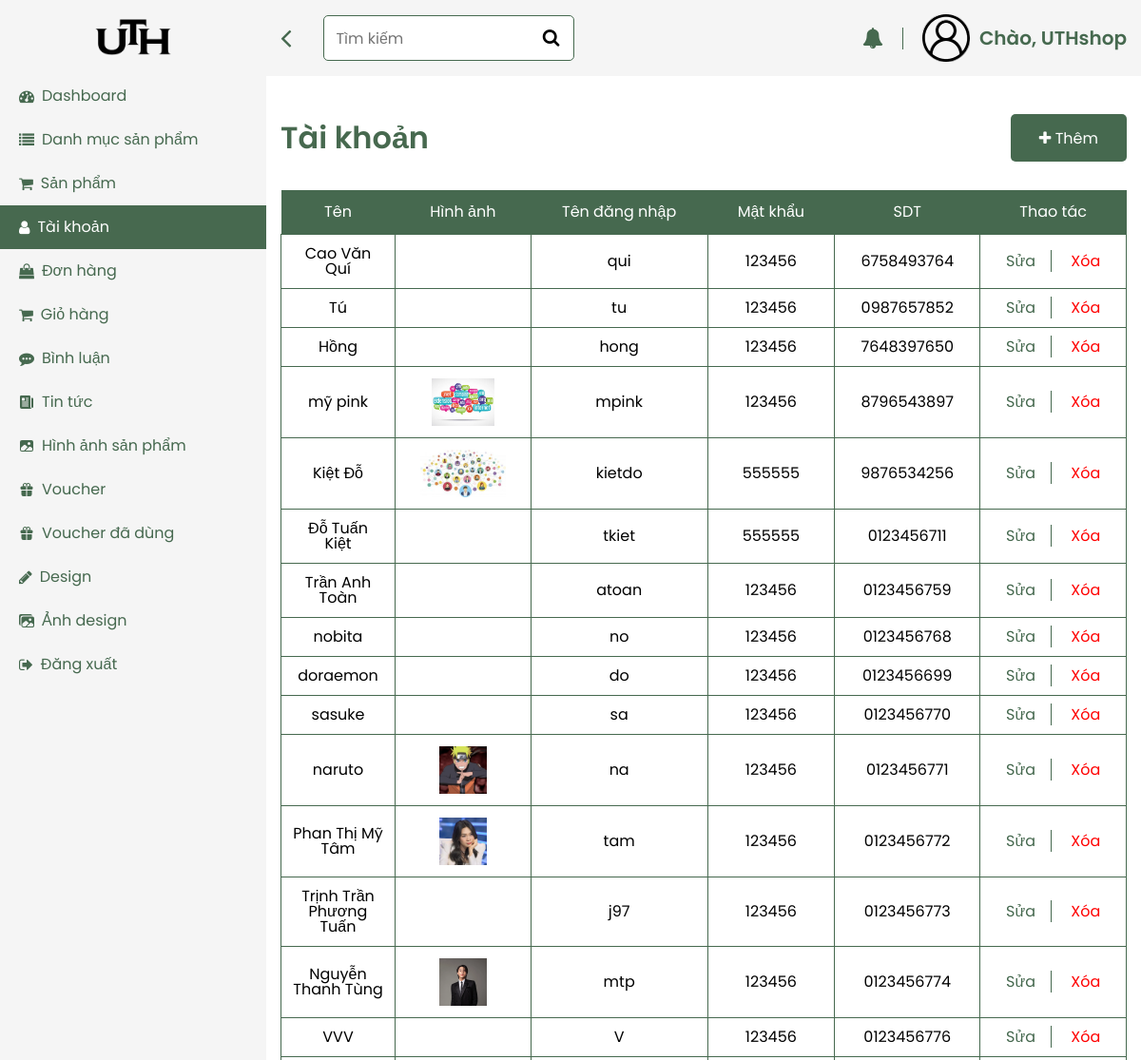
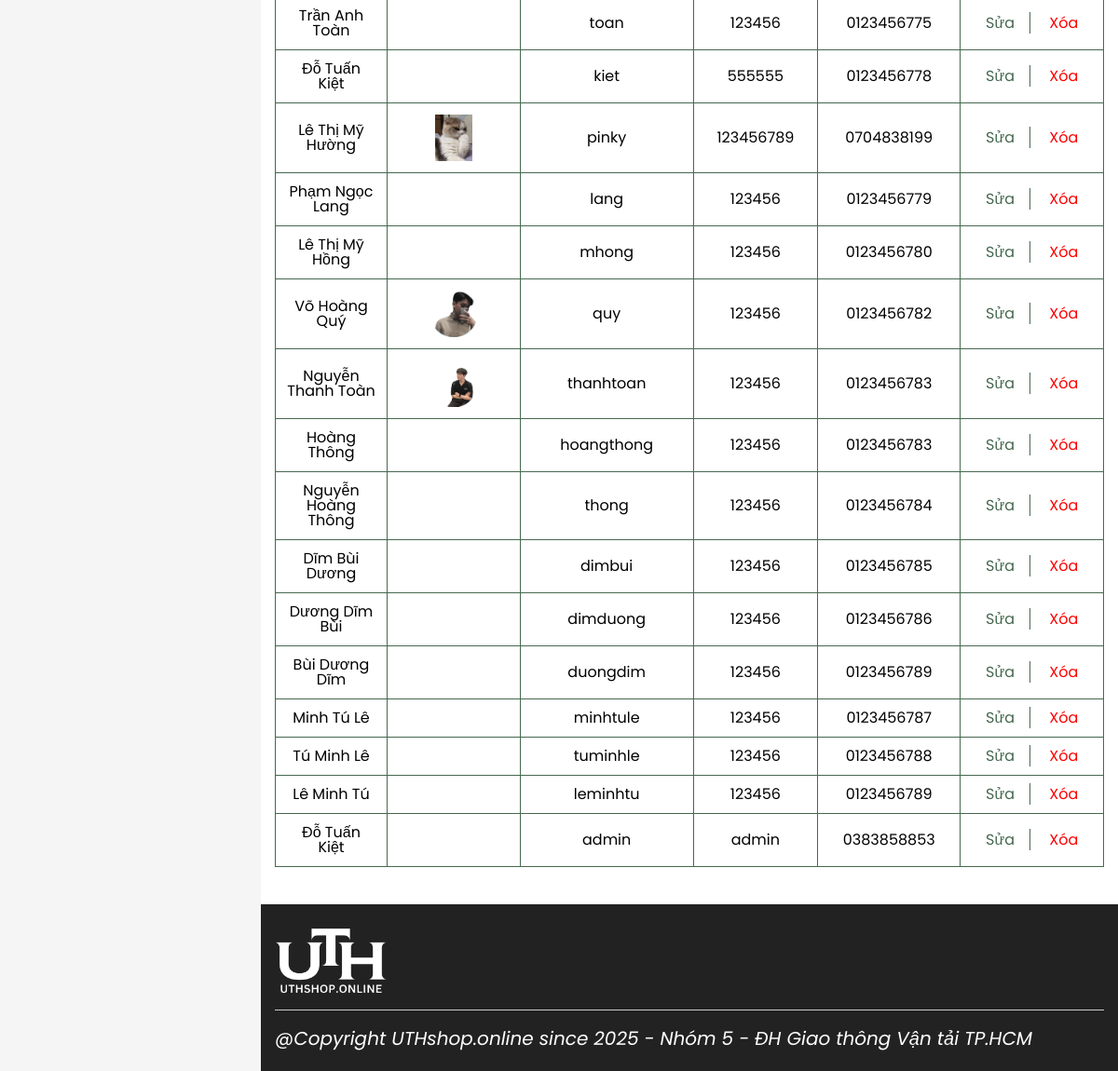
The app's page /view/admin/index.php?pg=user (signed in) with its own data (2 pictures, top to bottom).
### tables this page shows
CREATE TABLE `users` (
  `id` int(6) NOT NULL,
  `user` varchar(50) NOT NULL,
  `pass` varchar(20) NOT NULL,
  `name` text DEFAULT NULL,
  `email` varchar(50) NOT NULL,
  `sdt` text DEFAULT NULL,
  `gioitinh` tinyint(1) NOT NULL DEFAULT 0,
  `ngaysinh` date DEFAULT NULL,
  `diachi` text DEFAULT NULL,
  `role` tinyint(1) NOT NULL DEFAULT 0,
  `img` varchar(100) DEFAULT NULL,
  `kichhoat` tinyint(1) NOT NULL DEFAULT 0
);

### model/connectdb.php (called while the page is built, shortened)
<?php
function pdo_get_connection(){
   $dburl = "mysql:host=localhost;dbname=zstyle;charset=utf8";
   $username = 'root';
   $password = '';
   $conn = new PDO($dburl, $username, $password);
   $conn->setAttribute(PDO::ATTR_ERRMODE, PDO::ERRMODE_EXCEPTION);
   return $conn;
}
function pdo_query($sql){
   $sql_args = array_slice(func_get_args(), 1);
   try{
       $conn = pdo_get_connection();
       $stmt = $conn->prepare($sql);
       $stmt->execute($sql_args);
       $rows = $stmt->fetchAll();
       return $rows;
   }
   catch(PDOException $e){
       throw $e;
   }
   finally{
       unset($conn);
   }
}
?>

### model/user.php (called while the page is built, shortened)
<?php
function getusertable($limit=100000, $show_deleted=true){
   if($show_deleted){
       $sql="SELECT * FROM users ORDER BY id DESC limit ".$limit;
   }else{
       $sql="SELECT * FROM users WHERE kichhoat=1 ORDER BY id DESC limit ".$limit;
   }
   return pdo_query($sql);
}
?>

### view/admin/user.php (the view, shortened to what this page needs)
<?php
    $html_user='';
    foreach ($usertable as $item) {
        extract($item);
        if(check_img_admin($img)==''){
            $img=check_img_admin('user.webp');
        }else{
            $img=check_img_admin($img);
        }
        $html_user.='<tr>
        <td>'.$name.'</td>
        <td >'.$img.'</td>
        <td>'.$user.'</td>
        <td>'.$pass.'</td>
        <td>'.$sdt.'</td>
        <td>
            <a href="index.php?pg=updateuser&id='.$id.'" class="edit">Sửa</a>
            <a href="index.php?pg=deluser&id='.$id.'" class="del">Xóa</a>
        </td>
        </tr>';
    }
?>
<div class="main">
        <div class="header-main">
          <div class="header-left">
            <div class="header-bar">
              <i class="fa fa-angle-left icon-bar" aria-hidden="true"></i>
            </div>
            <form action="index.php?pg=user" method="post" class="header-form">
              <div class="header-input">
                <input name="keyworduser" type="text" placeholder="Tìm kiếm " />
                <div class="header-input-icon">
                  <button name="searchuser"><i class="fa fa-search" aria-hidden="true"></i></button>
                </div>
              </div>
            </form>
          </div>
          <div class="header-right">
            <div class="header-bell">
              <i class="fa fa-bell" aria-hidden="true"></i>
            </div>
            <div class="header-auth">
              <div class="header-avatar">
                <img src="../layout/assets/images/avatar.png" alt="" />
              </div>
              <div class="header-name">Chào, UTHshop</div>
            </div>
          </div>
        </div>
        <div class="dashboard">
          <div class="container">
<div class="dashboard-content" data-tab="4">
              <div class="dashboard-heading">
                <h2 class="title-primary">Tài khoản</h2>
                <button class="dashboard-add">
                  <i class="fa fa-plus" aria-hidden="true"></i>
                  Thêm
                </button>
              </div>
                <table class="product">
                <thead>
                  <tr>
                    <th>Tên</th>
                    <th>Hình ảnh</th>
                    <th>Tên đăng nhập</th>
                    <th>Mật khẩu</th>
                    <th>SDT</th>
                    <th>Thao tác</th>
                  </tr>
                </thead>
                <tbody>
                    <?=$html_user;?>
                </tbody>
              </table>
            </div>

### view/admin/header.php (shortened to what this page needs)
<!DOCTYPE html>
<html lang="en">
  <head>
    <link rel="stylesheet" href="../layout/assets/css/admin.css" />
    <link
      rel="stylesheet"
      href="https://cdnjs.cloudflare.com/ajax/libs/font-awesome/4.7.0/css/font-awesome.min.css"
 />
  </head>
  <body>
    <div class="app">
      <div class="navigation">
        <ul class="dashboard-menu">
          <li class="dashboard-menu-list">
            <img src="../layout/assets/images/logo-admin.png" alt="" />
          </li>
          <li class="dashboard-menu-list">
            <a href="index.php" class="dashboard-menu-link" data-tab="1">
              <i class="fa fa-tachometer" aria-hidden="true"></i>
              Dashboard
            </a>
          </li>
          <li class="dashboard-menu-list">
            <a href="index.php?pg=catalog" class="dashboard-menu-link" data-tab="2">
              <i class="fa fa-list" aria-hidden="true"></i>
              Danh mục sản phẩm
            </a>
          </li>
          <li class="dashboard-menu-list">
            <a href="index.php?pg=product" class="dashboard-menu-link" data-tab="3">
              <i class="fa fa-shopping-cart" aria-hidden="true"></i>
              Sản phẩm
            </a>
          </li>
          <li class="dashboard-menu-list">
            <a href="index.php?pg=user" class="dashboard-menu-link" data-tab="4">
              <i class="fa fa-user" aria-hidden="true"></i>
              Tài khoản
            </a>
          </li>
          <li class="dashboard-menu-list">
            <a href="index.php?pg=donhang" class="dashboard-menu-link" data-tab="5">
              <i class="fa fa-shopping-bag " aria-hidden="true"></i>
              Đơn hàng
            </a>
          </li>
          <li class="dashboard-menu-list">
            <a href="index.php?pg=cart" class="dashboard-menu-link" data-tab="6">
              <i class="	fa fa-shopping-cart" aria-hidden="true"></i>
              Giỏ hàng
            </a>
          </li>
          <li class="dashboard-menu-list">
            <a href="index.php?pg=binhluan" class="dashboard-menu-link" data-tab="7">
              <i class="fa fa-commenting" aria-hidden="true"></i>
              Bình luận
            </a>
          </li>
          <li class="dashboard-menu-list">
            <a href="index.php?pg=tintuc" class="dashboard-menu-link" data-tab="8">
            <ion-icon name="newspaper"></ion-icon>
              Tin tức
            </a>
          </li>
          <li class="dashboard-menu-list">
            <a href="index.php?pg=img_product_color" class="dashboard-menu-link" data-tab="9">
            <ion-icon name="image"></ion-icon>
              Hình ảnh sản phẩm
            </a>
          </li>
          <li class="dashboard-menu-list">
            <a href="index.php?pg=voucher" class="dashboard-menu-link" data-tab="10">
            <ion-icon name="gift"></ion-icon>
              Voucher
            </a>
          </li>
          <li class="dashboard-menu-list">
            <a href="index.php?pg=dadung_voucher" class="dashboard-menu-link" data-tab="11">
            <ion-icon name="gift"></ion-icon>
              Voucher đã dùng
            </a>
          </li>
          <li class="dashboard-menu-list">
            <a href="index.php?pg=design" class="dashboard-menu-link" data-tab="12">
            <i class="fa fa-pencil" aria-hidden="true"></i>
              Design
            </a>
          </li>
          <li class="dashboard-menu-list">
            <a href="index.php?pg=img_design" class="dashboard-menu-link" data-tab="13">
            <ion-icon name="images"></ion-icon>
              Ảnh design
            </a>
          </li>
          <li class="dashboard-menu-list">
            <a href="index.php?pg=logout" class="dashboard-menu-link">
              <i class="fa fa-sign-out" aria-hidden="true"></i>
              Đăng xuất
            </a>
          </li>
        </ul>
      </div>

### view/admin/index.php (shortened to what this page needs)
<?php
    include_once "../../model/connectdb.php";
    include_once "../../model/product.php";
    include_once "../../model/user.php";
    include_once "../../model/voucher.php";
   include_once "header.php";
   if(isset($_GET['pg'])&&($_GET['pg']!="")){
      $pg=$_GET['pg'];
      switch ($pg) {
          case 'user':
            $usertable=getusertable(100000, false);
            include_once 'user.php';
            break;
      }
   }else{
        include_once "dashboard.php";
   }
    include_once "footer.php";
?>

### model/product.php (shortened to what this page needs)
<?php
   function check_img_admin($img){
      if(is_array($img)){
         $html_img='';
         foreach ($img as $item) {
            $hinh=PATH_IMG_ADMIN.$item;
            if(is_file($hinh)){
               $html_img.= '<img src="'.$hinh.'">';
            }else{
               $html_img.= '';
            }
         }
         return $html_img;
      }else{
         $hinh=PATH_IMG_ADMIN.$img;
         if(is_file($hinh)){
            return '<img src="'.$hinh.'">';
         }else{
            return '';
         }
      }
   }
?>

### view/admin/footer.php (shortened to what this page needs)
</div>
        </div>
<footer class="footer">
          <div class="container">
            <div class="footer-logo">
              <img src="../layout/assets/images/logo-footer-admin.png" alt="UTHShop logo" style="max-width: 120px; height: auto;" />
            </div>
            <div class="footer-copy">@Copyright UTHshop.online since 2025 - Nhóm 5 - ĐH Giao thông Vận tải TP.HCM</div>
          </div>
        </footer>
      </div>
    </div>
  </body>
</html>

### view/layout/assets/css/admin.css (style rules this page uses)
*, *:before, *:after { box-sizing: border-box; }
* { margin: 0; padding: 0; font: inherit; list-style: none; text-decoration: none; }
:root { --primary-color: #47694f; --white: #ffffff; --bg: #799881; --font: "Poppins", sans-serif; --black: #000; --text-heading: #46694f; --bg-footer: #222222; --red: #f00; --hover: #80b885; }
img, picture, svg, video { display: block; max-width: 100%; }
input, select, textarea { background-color: transparent; outline: none; }
button { cursor: pointer; background-color: transparent; outline: none; border: 0; }
body { min-height: 100vh; font-weight: 400; font-size: 16px; line-height: 1; font-family: var(--font); font-size: 16px; }
.container { max-width: 1330px; margin: 0 auto; padding: 0 15px; }
.header-main { display: flex; justify-content: space-between; align-items: center; }
.header-left { display: flex; justify-content: space-between; align-items: center; gap: 34px; }
.header-form { margin-right: 180px; width: 280px; padding-right: 16px; }
.header-input { position: relative; }
.header-input input { width: 100%; height: 48px; border-radius: 5px; border: 1px solid #46694f; padding: 6px 48px 6px 12px; background-color: var(--white); }
.header-input-icon { position: absolute; right: 0; top: 0; padding-right: 16px; font-size: 19px; line-height: 48px; }
.header-bar { cursor: pointer; font-size: 32px; color: var(--text-heading); }
.header-right { display: flex; justify-content: space-between; align-items: center; gap: 20px; }
.header-bell { color: var(--text-heading); padding-right: 20px; font-size: 22px; border-right: 1px solid var(--text-heading); }
.header-auth { display: flex; gap: 10px; align-items: center; }
.header-name { color: var(--text-heading); font-size: 20px; font-weight: 600; }
.dashboard { position: relative; padding: 40px 0; }
.navigation { position: fixed; width: 280px; height: 100%; background-color: #f5f5f5; overflow: hidden; transition: 0.25s; }
.main { position: absolute; width: calc(100% - 280px); left: 280px; min-height: 100vh; transition: 0.2s linear; }
.header-main { background-color: #f5f5f5; padding: 15px; }
.dashboard-menu-list:first-child { padding: 20px; display: flex; justify-content: center; }
.dashboard-menu-list:first-child img { max-width: 80px; width: auto; height: auto; }
.dashboard-menu-link { display: flex; align-items: center; gap: 8px; color: var(--text-heading); padding: 15px 20px; }
.dashboard-menu-link.active { background-color: var(--primary-color); color: var(--white); pointer-events: none; }
.dashboard-content { min-height: 100vh; }
.footer { padding: 25px 0; background-color: #222; }
.footer-copy { margin-top: 15px; padding-top: 20px; border-top: 1px solid #ccc; color: var(--white); font-size: 20px; font-style: italic; }
.dashboard-heading { display: flex; justify-content: space-between; align-items: center; }
.title-primary { font-size: 32px; color: var(--primary-color); font-weight: 600; }
.dashboard-add { padding: 10px 30px; background-color: var(--text-heading); color: var(--white); border-radius: 5px; height: 50px; }
td img { height: 50px; width: auto; object-fit: contain; }
.edit { color: var(--text-heading); padding-right: 16px; border-right: 1px solid var(--text-heading); }
.del { color: red; padding-left: 16px; }
.product { width: 100%; border-collapse: collapse; caption-side: bottom; margin-top: 30px; }
.product thead tr th { padding: 15px; color: var(--white); background-color: var(--text-heading); text-align: left; border: #000; text-align: center; }
.product thead tr th:nth-child(1) { width: 120px; }
.product tbody tr td { padding: 12px; text-align: center; border: 1px solid var(--text-heading); }
.product tbody tr td img:nth-child(1) { width: 100%; }
.dashboard-menu { overflow-x: scroll; height: 100%; }

### records on screen
users: name "Cao Văn Quí", user "qui", pass "123456", sdt "6758493764"
users: name "Tú", user "tu", pass "123456", sdt "0987657852"
users: name "Hồng", user "hong", pass "123456", sdt "7648397650"
users: name "mỹ pink", img (picture), user "mpink", pass "123456", sdt "8796543897"
users: name "Kiệt Đỗ", img (picture), user "kietdo", pass "555555", sdt "9876534256"
users: name "Đỗ Tuấn Kiệt", user "tkiet", pass "555555", sdt "0123456711"
users: name "Trần Anh Toàn", user "atoan", pass "123456", sdt "0123456759"
users: name "nobita", user "no", pass "123456", sdt "0123456768"
users: name "doraemon", user "do", pass "123456", sdt "0123456699"
users: name "sasuke", user "sa", pass "123456", sdt "0123456770"
users: name "naruto", img (picture), user "na", pass "123456", sdt "0123456771"
users: name "Phan Thị Mỹ Tâm", img (picture), user "tam", pass "123456", sdt "0123456772"
users: name "Trịnh Trần Phương Tuấn", user "j97", pass "123456", sdt "0123456773"
users: name "Nguyễn Thanh Tùng", img (picture), user "mtp", pass "123456", sdt "0123456774"
users: name "VVV", user "V", pass "123456", sdt "0123456776"
users: name "Trần Anh Toàn", user "toan", pass "123456", sdt "0123456775"
users: name "Đỗ Tuấn Kiệt", user "kiet", pass "555555", sdt "0123456778"
users: name "Lê Thị Mỹ Hường", img (picture), user "pinky", pass "123456789", sdt "0704838199"
users: name "Phạm Ngọc Lang", user "lang", pass "123456", sdt "0123456779"
users: name "Lê Thị Mỹ Hồng", user "mhong", pass "123456", sdt "0123456780"
users: name "Võ Hoàng Quý", img (picture), user "quy", pass "123456", sdt "0123456782"
users: name "Nguyễn Thanh Toàn", img (picture), user "thanhtoan", pass "123456", sdt "0123456783"
users: name "Hoàng Thông", user "hoangthong", pass "123456", sdt "0123456783"
users: name "Nguyễn Hoàng Thông", user "thong", pass "123456", sdt "0123456784"
users: name "Dĩm Bùi Dương", user "dimbui", pass "123456", sdt "0123456785"
users: name "Dương Dĩm Bùi", user "dimduong", pass "123456", sdt "0123456786"
users: name "Bùi Dương Dĩm", user "duongdim", pass "123456", sdt "0123456789"
users: name "Minh Tú Lê", user "minhtule", pass "123456", sdt "0123456787"
users: name "Tú Minh Lê", user "tuminhle", pass "123456", sdt "0123456788"
users: name "Lê Minh Tú", user "leminhtu", pass "123456", sdt "0123456789"
users: name "Đỗ Tuấn Kiệt", user "admin", pass "admin", sdt "0383858853"
